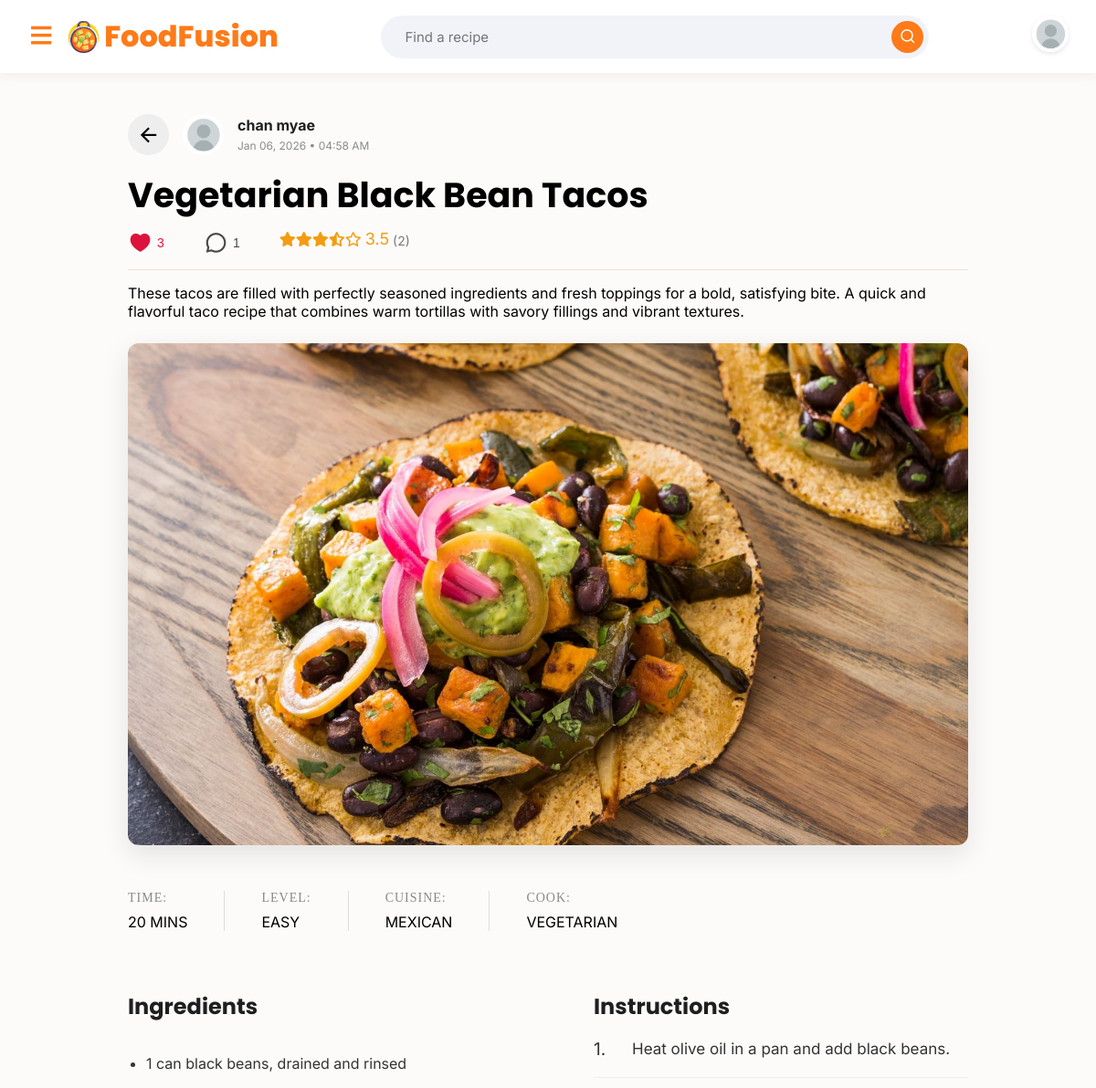
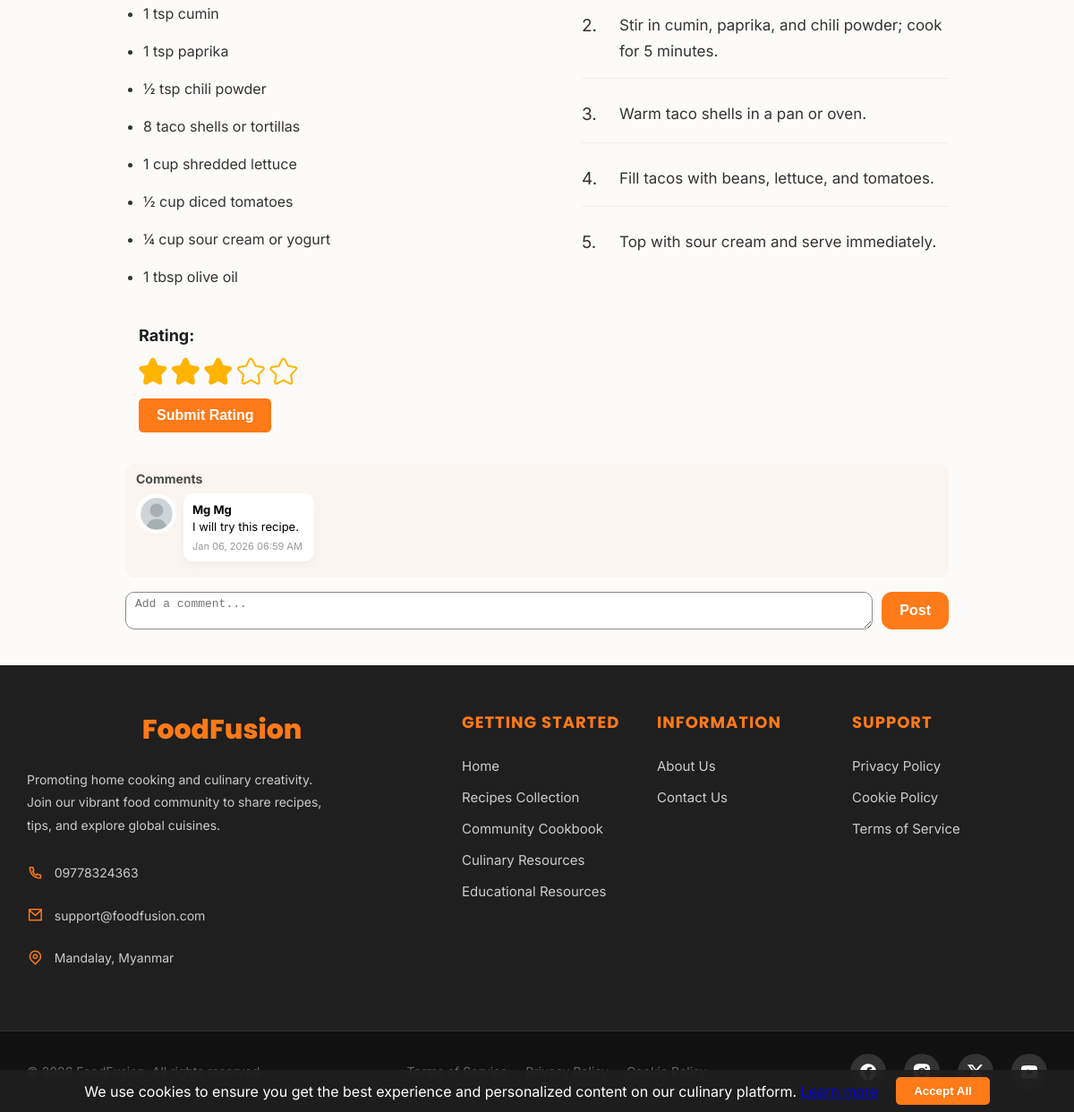
Page /community_details.php?id=2&type=recipe (signed in) on the committed database (2 pictures, top to bottom).
### tables this page shows
CREATE TABLE `recipes` (
  `recipe_id` int(11) NOT NULL,
  `user_id` int(11) NOT NULL,
  `cuisine_id` int(11) NOT NULL,
  `diet_id` int(11) NOT NULL,
  `difficulty_id` int(11) NOT NULL,
  `title` varchar(150) NOT NULL,
  `description` text NOT NULL,
  `ingredients` text NOT NULL,
  `cook_time` int(11) NOT NULL,
  `instructions` text NOT NULL,
  `image_url` varchar(255) DEFAULT NULL,
  `uploaded_at` timestamp NOT NULL DEFAULT current_timestamp()
);

CREATE TABLE `users` (
  `user_id` int(11) NOT NULL,
  `first_name` varchar(150) NOT NULL,
  `last_name` varchar(150) NOT NULL,
  `email` varchar(150) NOT NULL,
  `password` varchar(255) NOT NULL,
  `profile` varchar(255) DEFAULT NULL,
  `failed_login_attempts` int(11) DEFAULT 0,
  `lock_time` datetime DEFAULT NULL,
  `registered_at` timestamp NOT NULL DEFAULT current_timestamp()
);

CREATE TABLE `difficulty_levels` (
  `difficulty_id` int(11) NOT NULL,
  `difficulty` varchar(100) DEFAULT NULL
);

CREATE TABLE `cuisines` (
  `cuisine_id` int(11) NOT NULL,
  `cuisine_type` varchar(100) DEFAULT NULL
);

CREATE TABLE `diet` (
  `diet_id` int(11) NOT NULL,
  `diet` varchar(100) DEFAULT NULL
);

CREATE TABLE `recipe_comments` (
  `rcomment_id` int(11) NOT NULL,
  `user_id` int(11) NOT NULL,
  `recipe_id` int(11) NOT NULL,
  `comment_text` text NOT NULL,
  `created_at` timestamp NOT NULL DEFAULT current_timestamp()
);

### community_details.php (the view, shortened to what this page needs)
<?php
include 'header.php';
require_once 'pdo.php';
$id   = isset($_GET['id']) ? (int)$_GET['id'] : 0;
$type = $_GET['type'] ?? '';
if ($type === 'recipe') {
    $sql = "
            SELECT
                r.recipe_id AS id,
                'recipe' AS post_type,
                r.title,
                r.description AS body,
                r.image_url,
                r.uploaded_at AS created_at,
                r.cook_time,
                c.cuisine_type AS cuisine,
                d.diet,
                dl.difficulty,
                r.ingredients,
                r.instructions,
                u.first_name,
                u.last_name,
                u.profile
            FROM recipes r
            JOIN users u ON r.user_id = u.user_id
            JOIN cuisines c ON r.cuisine_id = c.cuisine_id
            JOIN diet d ON r.diet_id = d.diet_id
            JOIN difficulty_levels dl ON r.difficulty_id = dl.difficulty_id
            WHERE r.recipe_id = :id
            LIMIT 1
        ";
}
$stmt = $pdo->prepare($sql);
$stmt->execute([':id' => $id]);
$post = $stmt->fetch(PDO::FETCH_ASSOC);
function formatCookTime($totalMinutes)
{
    if ($totalMinutes < 60) {
        return $totalMinutes . ' mins';
    }
    $hours = floor($totalMinutes / 60);
    $minutes = $totalMinutes % 60;
    return ($minutes > 0) ? "{$hours}h {$minutes}m" : "{$hours}h";
}
?>
<!DOCTYPE html>
<html lang="en">
<head>
    <link rel="stylesheet" href="css/style.css">
</head>
<body>
    <main class="community-details-page">
        <div class="community-details-container">
            <div class="community-post" data-type="<?= $post['post_type'] ?>">
                <div class="post-header">
                    <div class="back-navigation">
                        <a href="community.php" class="back-btn">
                            <i class="ri-arrow-left-line"></i>
                        </a>
                    </div>
                    <img class="profile-pic"
                        src="<?= htmlspecialchars($post['profile'] ?? 'images/default-profile.jpg') ?>"
                        alt="User">
                    <div class="user-information">
                        <span class="username">
                            <?= htmlspecialchars($post['first_name'] . ' ' . $post['last_name']) ?>
                        </span>
                        <span class="time">
                            <?= date('M d, Y • h:i A', strtotime($post['created_at'])) ?>
                        </span>
                    </div>
                </div>
                <h1 class="post-title"><?= htmlspecialchars($post['title']) ?></h1>
                <?php
                if ($post['post_type'] === 'recipe') {
                    $like_sql = "SELECT COUNT(*) FROM recipe_likes WHERE recipe_id = :id";
                } else {
                    $like_sql = "SELECT COUNT(*) FROM post_likes WHERE post_id = :id";
                }
                $stmt = $pdo->prepare($like_sql);
                $stmt->execute([':id' => $post['id']]);
                $like_count = $stmt->fetchColumn();
                $is_liked = false;
                if (isset($_SESSION['user_id'])) {
                    if ($post['post_type'] === 'recipe') {
                        $check = $pdo->prepare("SELECT 1 FROM recipe_likes WHERE recipe_id = ? AND user_id = ?");
                    } else {
                        $check = $pdo->prepare("SELECT 1 FROM post_likes WHERE post_id = ? AND user_id = ?");
                    }
                    $check->execute([$post['id'], $_SESSION['user_id']]);
                    $is_liked = $check->fetch() ? true : false;
                }
                if ($post['post_type'] === 'recipe') {
                    $comment_sql = "SELECT COUNT(*) FROM recipe_comments WHERE recipe_id = :id";
                } else {
                    $comment_sql = "SELECT COUNT(*) FROM post_comments WHERE post_id = :id";
                }
                $stmt = $pdo->prepare($comment_sql);
                $stmt->execute([':id' => $post['id']]);
                $comment_count = $stmt->fetchColumn();
                $avg_rating = 0;
                $rating_count = 0;
                if ($post['post_type'] === 'recipe') {
                    $stmt = $pdo->prepare("
                        SELECT
                            ROUND(AVG(rating), 1) AS avg_rating,
                            COUNT(*) AS rating_count
                        FROM recipe_ratings
                        WHERE recipe_id = :id
                    ");
                    $stmt->execute([':id' => $post['id']]);
                    $rating = $stmt->fetch(PDO::FETCH_ASSOC);
                    if ($rating) {
                        $avg_rating   = (float) $rating['avg_rating'];
                        $rating_count = (int) $rating['rating_count'];
                    }
                }
                ?>
                <div class="post-actions">
                    <button class="like-btn <?= $is_liked ? 'liked' : ''; ?>"
                        onclick="toggleLike(<?= $post['id']; ?>, '<?= $post['post_type']; ?>', this)">
                        <i class="<?= $is_liked ? 'ri-heart-3-fill' : 'ri-heart-3-line'; ?>"></i>
                        <span class="like-count"><?= $like_count; ?></span>
                    </button>
                    <button class="comment-btn">
                        <i class="ri-chat-3-line"></i>
                        <span class="comment-count"><?= $comment_count; ?></span>
                    </button>
                    <?php if ($post['post_type'] === 'recipe'): ?>
                        <div class="recipe-rating-display">
                            <div class="rating-stars">
                                <?php
                                for ($i = 1; $i <= 5; $i++) {
                                    if ($i <= floor($avg_rating)) {
                                        echo '<i class="fa-solid fa-star"></i>';
                                    } elseif ($i == ceil($avg_rating) && ($avg_rating - floor($avg_rating)) >= 0.5) {
                                        echo '<i class="fa-solid fa-star-half-stroke"></i>';
                                    } else {
                                        echo '<i class="fa-regular fa-star"></i>';
                                    }
                                }
                                ?>
                            </div>
                            <span class="average-rating"><?= number_format($avg_rating, 1) ?></span>
                            <span class="rating-count">(<?= $rating_count ?>)</span>
                        </div>
                    <?php endif; ?>
                </div>
                <div class="post-content">
                    <?= nl2br(htmlspecialchars($post['body'])) ?>
                </div>
                <?php
                $display_image = !empty($post['image_url']) ? $post['image_url'] : 'images/default-image.jpg';
                ?>
                <div class="post-image-container">
                    <img class="post-image"
                        src="<?= htmlspecialchars($display_image) ?>"
                        alt="<?= htmlspecialchars($post['title']) ?>">
                </div>
                <?php if ($post['post_type'] === 'recipe'): ?>
                    <div class="recipe-meta-grid">
                        <div class="meta-item">
                            <span class="meta-label">Time:</span>
                            <span class="meta-value"><?= formatCookTime($post['cook_time']) ?></span>
                        </div>
                        <div class="meta-item">
                            <span class="meta-label">Level:</span>
                            <span class="meta-value"><?= htmlspecialchars($post['difficulty']) ?></span>
                        </div>
                        <div class="meta-item">
                            <span class="meta-label">Cuisine:</span>
                            <span class="meta-value"><?= htmlspecialchars($post['cuisine']) ?></span>
                        </div>
                        <div class="meta-item">
                            <span class="meta-label">Cook:</span>
                            <span class="meta-value"><?= htmlspecialchars($post['diet']) ?></span>
                        </div>
                    </div>
                    <div class="post-grid">
                        <div class="post-ingredients">
                            <h3>Ingredients</h3>
                            <ul class="ingredients-list">
                                <?php
                                $ingredients = explode("\n", trim($post['ingredients']));
                                foreach ($ingredients as $item):
                                    if (empty(trim($item))) continue; ?>
                                    <li><?= htmlspecialchars($item) ?></li>
                                <?php endforeach; ?>
                            </ul>
                        </div>
                        <div class="post-instructions">
                            <h3>Instructions</h3>
                            <div class="steps-container">
                                <?php
                                $stepCount = 1;
                                $instructions = explode("\n", trim($post['instructions']));
                                foreach ($instructions as $step):
                                    $cleanStep = trim($step);
                                ?>
                                    <div class="step-card">
                                        <span class="step-index"><?= $stepCount++ ?>.</span>
                                        <div class="step-text">
                                            <p><?= htmlspecialchars($cleanStep) ?></p>
                                        </div>
                                    </div>
                                <?php endforeach; ?>
                            </div>
                        </div>
                    </div>
                <?php endif; ?>
                <div class="rating-container">
                    <?php if ($post['post_type'] === 'recipe'): ?>
                        <div class="recipe-rating">
                            <h4>Rating:</h4>
                            <form method="POST" action="rate_recipe.php">
                                <div class="star-rating">
                                    <?php for ($i = 5; $i >= 1; $i--): ?>
                                        <label for="star-<?= $i ?>-<?= $post['id'] ?>"><i class="fa-solid fa-star"></i></label>
                                    <?php endfor; ?>
                                </div>
                                <button type="submit">Submit Rating</button>
                            </form>
                        </div>
                    <?php endif; ?>
                </div>
                <div class="comment-container">
                    <h4>Comments</h4>
                    <div class="comment-list">
                        <?php
                        if ($post['post_type'] === 'recipe') {
                            $sql = "
                                        SELECT rc.comment_text, rc.created_at, u.first_name, u.last_name, u.profile
                                        FROM recipe_comments rc
                                        JOIN users u ON rc.user_id = u.user_id
                                        WHERE rc.recipe_id = :post_id
                                        ORDER BY rc.created_at ASC
                                    ";
                        }
                        $stmt = $pdo->prepare($sql);
                        $stmt->execute([':post_id' => $post['id']]);
                        $comments = $stmt->fetchAll(PDO::FETCH_ASSOC);
                        if ($comments) {
                            foreach ($comments as $c): ?>
                                <div class="user-comment">
                                    <img src="<?= htmlspecialchars($c['profile'] ?? 'images/default-profile.jpg'); ?>" class="comment-profile" alt="User">
                                    <div class="comment-content">
                                        <strong><?= htmlspecialchars($c['first_name'] . ' ' . $c['last_name']); ?></strong>
                                        <p><?= nl2br(htmlspecialchars($c['comment_text'])); ?></p>
                                        <small><?= date('M d, Y h:i A', strtotime($c['created_at'])); ?></small>
                                    </div>
                                </div>
                        <?php endforeach;
                        } else {
                            echo "<p>No comments yet.</p>";
                        }
                        ?>
                    </div>
                </div>
                <div class="comment-section">
                    <form method="POST" action="comment.php" class="comment-form">
                        <textarea name="comment" required placeholder="Add a comment..."></textarea>
                        <button type="submit">Post</button>
                    </form>
                </div>
            </div>
        </div>
    </main>
    <?php include 'footer.php'; ?>
</body>
</html>

### rows in the picture
recipes: user.last_name "chan myae", uploaded_at "Jan 06, 2026 • 04:58 AM", title "Vegetarian Black Bean Tacos", description "These tacos are filled with perfectly seasoned ingredients and fresh toppings for a bold, satisfying bite. A quick and flavorful taco recipe that combines warm tortillas with savory fillings and vibrant textures.", image_url (picture), cook_time "20 MINS", difficulty.difficulty "EASY", cuisine.cuisine_type "MEXICAN", diet.diet "VEGETARIAN", ingredients "1 can black beans, drained and rinsed", ingredients "1 tsp cumin", ingredients "1 tsp paprika", ingredients "½ tsp chili powder", ingredients "8 taco shells or tortillas", ingredients "1 cup shredded lettuce", ingredients "½ cup diced tomatoes", ingredients "¼ cup sour cream or yogurt", ingredients "1 tbsp olive oil", instructions "Heat olive oil in a pan and add black beans.", instructions "Stir in cumin, paprika, and chili powder; cook for 5 minutes.", instructions "Warm taco shells in a pan or oven.", instructions "Fill tacos with beans, lettuce, and tomatoes.", instructions "Top with sour cream and serve immediately."
recipe_comments: user.last_name "Mg Mg", comment_text "I will try this recipe.", created_at "Jan 06, 2026 06:59 AM"

### other values in the picture
$like_count "3"
$comment_count "1"
$avg_rating "3.5"
$rating_count "2"
